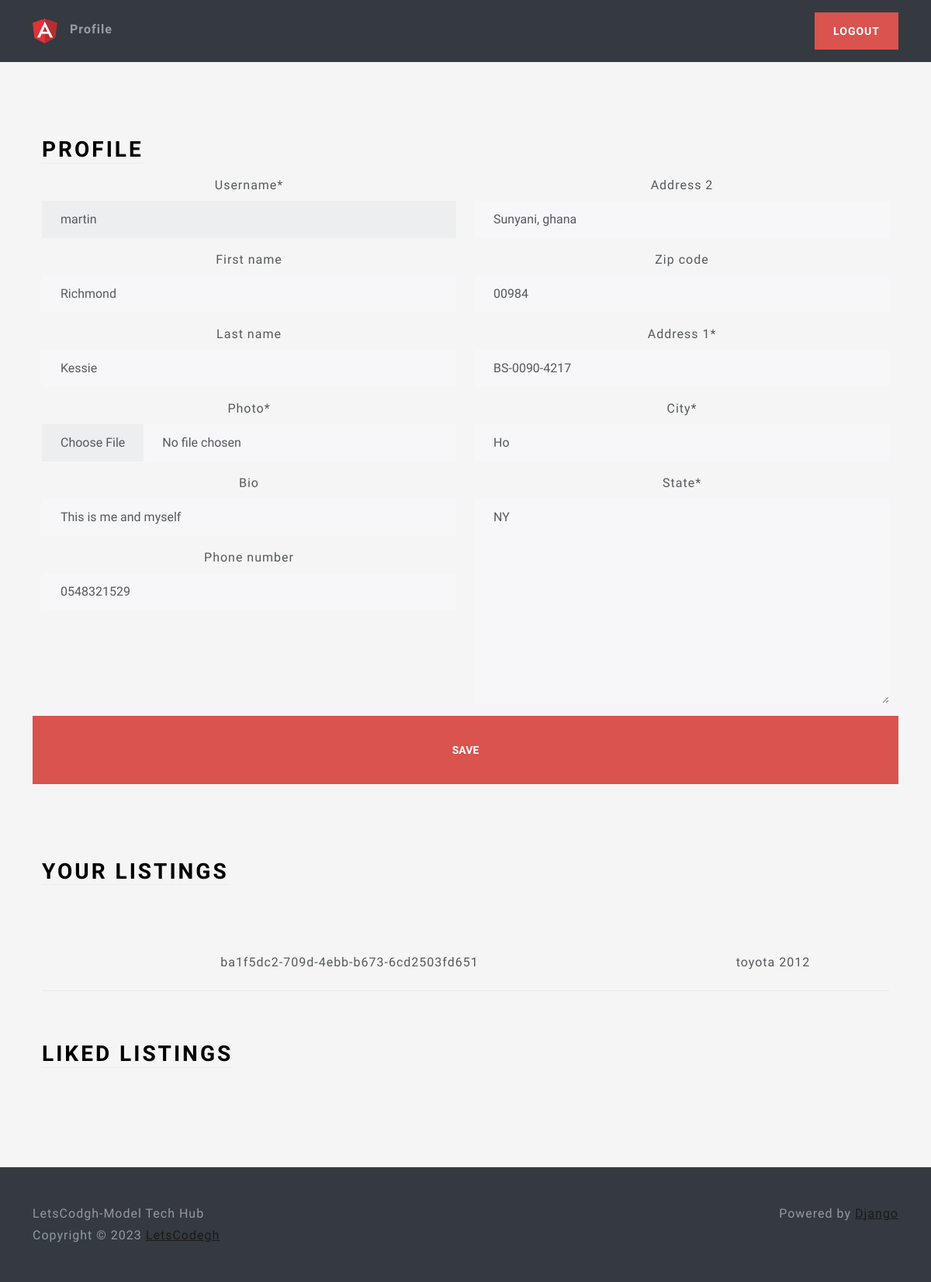
/profile/ (signed in), run on an earlier commit of the app's database.
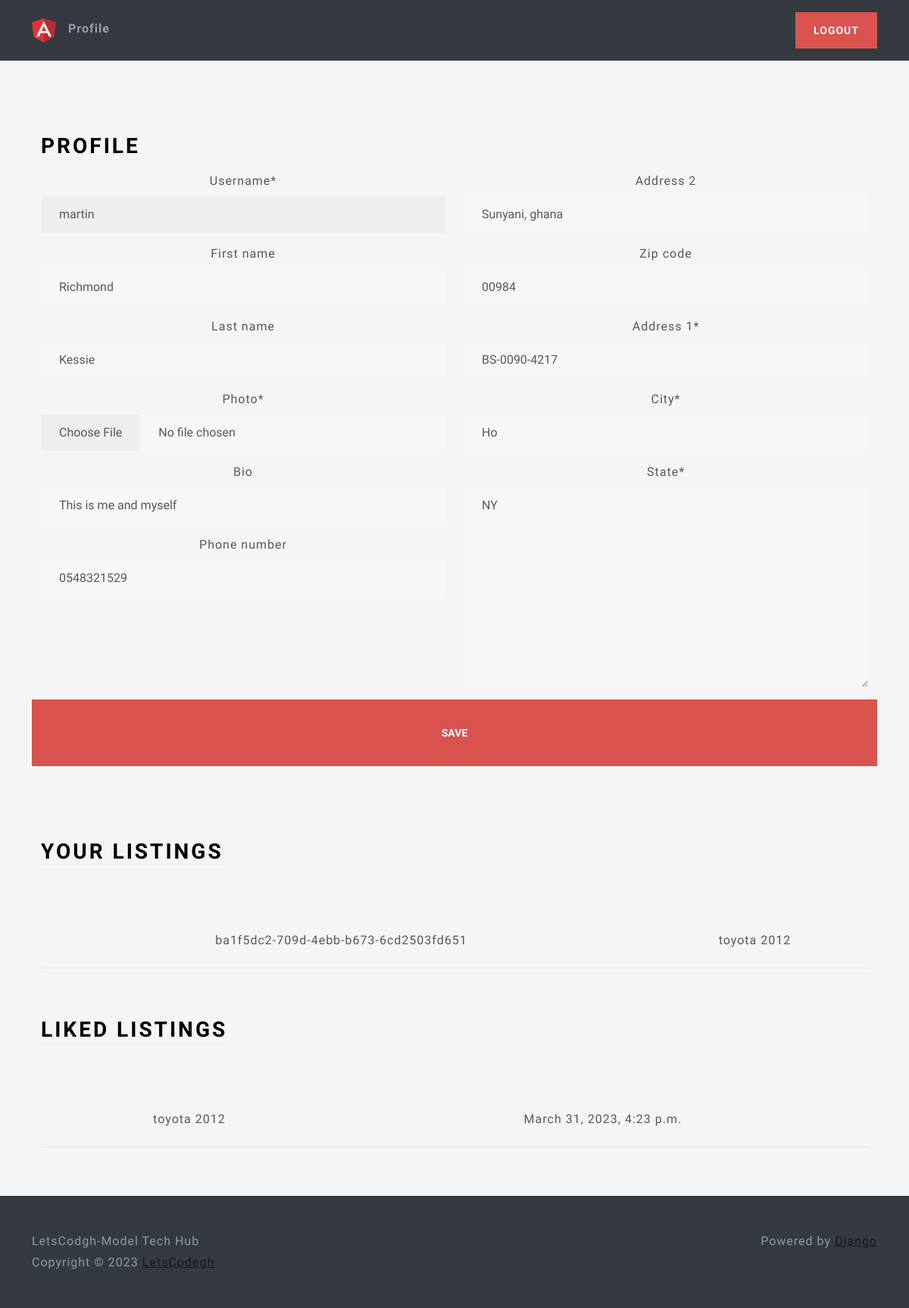
And on a later commit of the database.
### users/models.py (models this page shows, shortened)
class Profile(models.Model):
    user = models.OneToOneField(User, on_delete=models.CASCADE)
    photo = models.ImageField(upload_to=user_directory_path, null=True)
    bio = models.CharField(max_length=140, blank=True)
    phone_number = models.CharField(max_length=12, blank=True)
    location = models.OneToOneField(Location, on_delete=models.SET_NULL, null=True)

class Location(models.Model):
    address_1 = models.CharField(max_length=128, blank=True)
    address_2 = models.CharField(max_length=128, blank=True)
    city = models.CharField(max_length=64)
    state = USStateField(default='NY')
    zip_code = USZipCodeField(blank=True)

### learn/models.py (models this page shows, shortened)
class Listing(models.Model):
    id = models.UUIDField(primary_key=True, default=uuid.uuid4, unique=True, editable=False)
    created_at = models.DateTimeField(auto_now_add=True)
    updated_at = models.DateTimeField(auto_now_add=True)
    seller = models.ForeignKey(Profile, on_delete=models.CASCADE)
    brand = models.CharField(max_length=24, choices=CARS_BRANDS, default=True)
    model = models.CharField(max_length=64)
    vin = models.CharField(max_length=17)
    mileage = models.IntegerField(default=0)
    color = models.CharField(max_length=24, default='White')
    description = models.TextField()
    engine = models.CharField(max_length=24)
    transmission = models.CharField(max_length=24, choices=TRANSMISSION_OPTIONS, default=None)
    location = models.OneToOneField(Location, on_delete=models.SET_NULL, null=True)
    image = models.ImageField(upload_to=user_listing_path)

class LikedListing(models.Model):
    profile = models.ForeignKey(Profile, on_delete=models.CASCADE)
    listing = models.ForeignKey(Listing, on_delete=models.CASCADE)
    like_date = models.DateTimeField(auto_now_add=True)

### users/views.py (the view, shortened to what this page needs)
# urls.py: path('profile/', ProfileView.as_view(), name='profile'),
@method_decorator(login_required, name='dispatch')
class ProfileView(View):
    def get(self, request):
        user_listings = Listing.objects.filter(seller=request.user.profile)
        user_liked_listings = LikedListing.objects.filter(profile=request.user.profile).all()
        user_form = UserForm(instance=request.user)
        profile_form = ProfileForm(instance=request.user.profile)
        location_form = LocationForm(instance=request.user.profile.location)
        return render(request, 'views/profile.html', {'user_form':user_form, 'profile_form':profile_form, 'location_form':location_form, 'user_listings': user_listings, 'user_liked_listings':user_liked_listings,})

### users/forms.py
class UserForm(forms.ModelForm):
    username = forms.CharField(disabled=True)
    class Meta:
        model = User
        fields = ('username', 'first_name', 'last_name')

class ProfileForm(forms.ModelForm):
    photo = forms.ImageField(widget=CustomPictureImageFieldWidget)
    bio = forms.TextInput()
    class Meta:
        model = Profile
        fields = ('photo', 'bio', 'phone_number')

### users/templates/views/profile.html (shortened to what this page needs)
{% extends 'base/base.html' %}
{% load static %}
{% load crispy_forms_tags %}
{% block content %}
<div class="container-fluid text-center py-5">
    <div class="container px-4 py-5" id="hanging-icons">
        <div class="row g-4">
            <div class="col d-flex align-items-start">
                <div>
                    <h2 class="mb-3 border-bottom" style="color: black">Profile</h2>
                </div>
            </div>
        </div>
        <form action="" method="post" enctype="multipart/form-data">
            <div class="row">
                <div class="col-6">
                    {{ user_form|crispy }}
                    {{ profile_form|crispy }}
                </div>
                <div class="col-6">
                    {{ location_form|crispy }}
                </div>
                <br>
                <button class="btn btn-lg btn-danger" type="submit" value="Submit">Save</button>
            </div>
        </form>
    </div>
    <div class="container px-4">
        <div class="row g-4 py-5">
            <div class="col d-flex align-items-start">
                <div>
                    <h2 class="mb-3 border-bottom" style="color: black">Your Listings</h2>
                </div>
            </div>
        </div>
        <table class="table table-hover">
            <tbody>
                {% for listing in user_listings %}
                <tr>
                    <td>{{ listing.id }}</td>
                    <td>{{listing.model }}</td>
                </tr>
                {% endfor %}
            </tbody>
        </table>
    </div>
    <div class="container px-4">
        <div class="row g-4 py-5">
            <div class="col d-flex align-items-start">
                <div>
                    <h2 class="mb-3 border-bottom" style="color: black">Liked Listings</h2>
                </div>
            </div>
        </div>
        <table class="table table-hover">
            <tbody>
                {% for liked_listing in user_liked_listings %}
                <tr>
                    <td>{{liked_listing.listing.model }}</td>
                    <td>{{liked_listing.like_date }}</td>
                </tr>
                {% endfor %}
            </tbody>
        </table>
    </div>
</div>
{% endblock %}

### learn/templates/base/base.html (shortened to what this page needs)
{% load static %}
<!DOCTYPE html>
<html lang="en">
<head>
    <link rel="stylesheet" href="{% static 'css/bootstrap.min.css' %}">
    <link rel="stylesheet" href="{% static 'css/style.css' %}">
</head>
<body>
    {% block 'body' %}
    <header class="p-3 bg-dark text-white w-100 nav-masthead">
        <div class="container">
            <div class="d-flex flex-wrap align-items-center justify-content-center justify-content-lg-start">
                <a href="{% url 'home' %}"   class="d-flex align-items-center mb-2 mb-lg-0 text-white text-decoration-none">
                    <img class="bi me-2" width="32" height="32" src="{% static 'images/logo.png' %}"  aria-label="Bootstrap">
                </a>
                {% if request.user.is_authenticated %}
                <ul class="nav col-12 col-lg-auto me-lg-auto mb-2 justify-content-center mb-md-0">
                    <li>
                        <a href="{% url 'profile' %}" class="nav-link px-2">Profile</a>
                    </li>
                </ul>
                <div class="text-end">
                    <a href="{% url 'logout' %}" type="button" class="btn btn-danger">Logout</a>
                </div>
                {% endif %}
            </div>
        </div>
    </header>
    {% endblock %}
    {% block content %}
    {% endblock %}
</body>
{% block 'footer'%}
<footer class="footer text-muted bg-dark py-5">
    <div class="container">
        <p class="float-end mb-1">
            Powered by <a href="#">Django</a>
        </p>
        <p class="mb-1">LetsCodgh-Model Tech Hub</p>
        <p class="mb-0">Copyright © {% now 'Y' %} <a href="">LetsCodegh</a></p>
    </div>
</footer>
{% endblock %}
</html>

### learn/static/css/style.css (style rules this page uses)
html, body { height: 100%; }
body { align-items: center; padding-bottom: 40px; background-color: #f5f5f5; }
.h2, h2 { color: white; }
.nav-masthead .nav-link { padding: .25rem 0; font-weight: 700; color: rgba(255, 255, 255, .5); background-color: transparent; border-bottom: .25rem solid transparent; }

What changed in the data, as far as the page shows it:
added LikedListing: listing.model "toyota 2012", like_date "March 31, 2023, 4:23 p.m."
